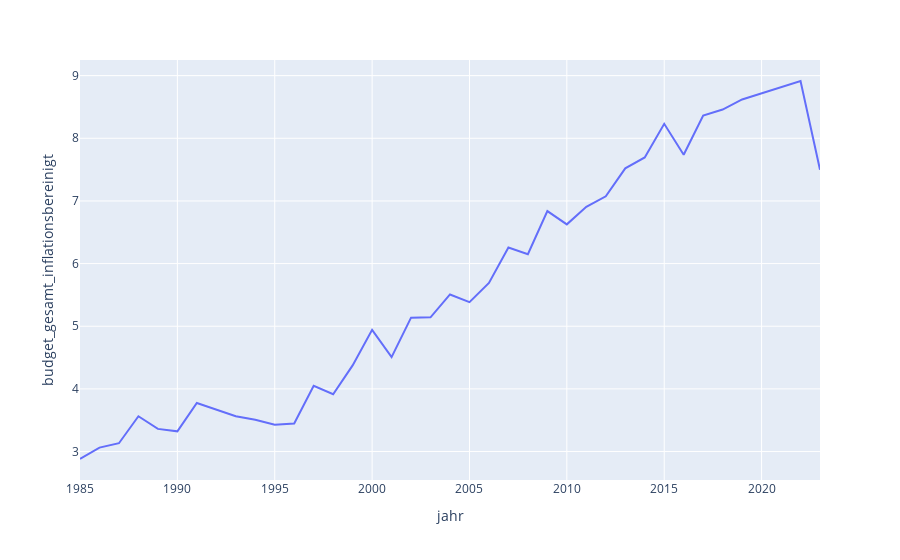

The notebook cell saved with this chart:
### Code cell
data["budget_gesamt_inflationsbereinigt"] = data["budget_gesamt"] / \
    data["inflation_real"]


px.line(data, "jahr", "budget_gesamt_inflationsbereinigt")

### Figure 1 — Plotly figure (JSON) as saved in the notebook; plotly's stock layout.template omitted (floating-point values rounded to 4 significant figures)
{"data": [{"hovertemplate": "jahr=%{x}<br>budget_gesamt_inflationsbereinigt=%{y}<extra></extra>", "legendgroup": "", "line": {"color": "#636efa", "dash": "solid"}, "marker": {"symbol": "circle"}, "mode": "lines", "name": "", "orientation": "v", "showlegend": false, "type": "scatter", "x": [1985, 1986, 1987, 1988, 1989, 1990, 1991, 1992, 1993, 1994, 1995, 1996, 1997, 1998, 1999, 2000, 2001, 2002, 2003, 2004, 2005, 2006, 2007, 2008, 2009, 2010, 2011, 2012, 2013, 2014, 2015, 2016, 2017, 2018, 2019, 2022, 2023], "xaxis": "x", "y": [2.881, 3.063, 3.133, 3.564, 3.362, 3.323, 3.776, 3.668, 3.564, 3.508, 3.428, 3.449, 4.051, 3.915, 4.375, 4.943, 4.507, 5.137, 5.142, 5.507, 5.385, 5.692, 6.256, 6.151, 6.838, 6.626, 6.906, 7.074, 7.52, 7.694, 8.231, 7.738, 8.363, 8.459, 8.62, 8.914, 7.498], "yaxis": "y"}], "layout": {"legend": {"tracegroupgap": 0}, "margin": {"t": 60}, "xaxis": {"anchor": "y", "domain": [0, 1], "title": {"text": "jahr"}}, "yaxis": {"anchor": "x", "domain": [0, 1], "title": {"text": "budget_gesamt_inflationsbereinigt"}}}}
